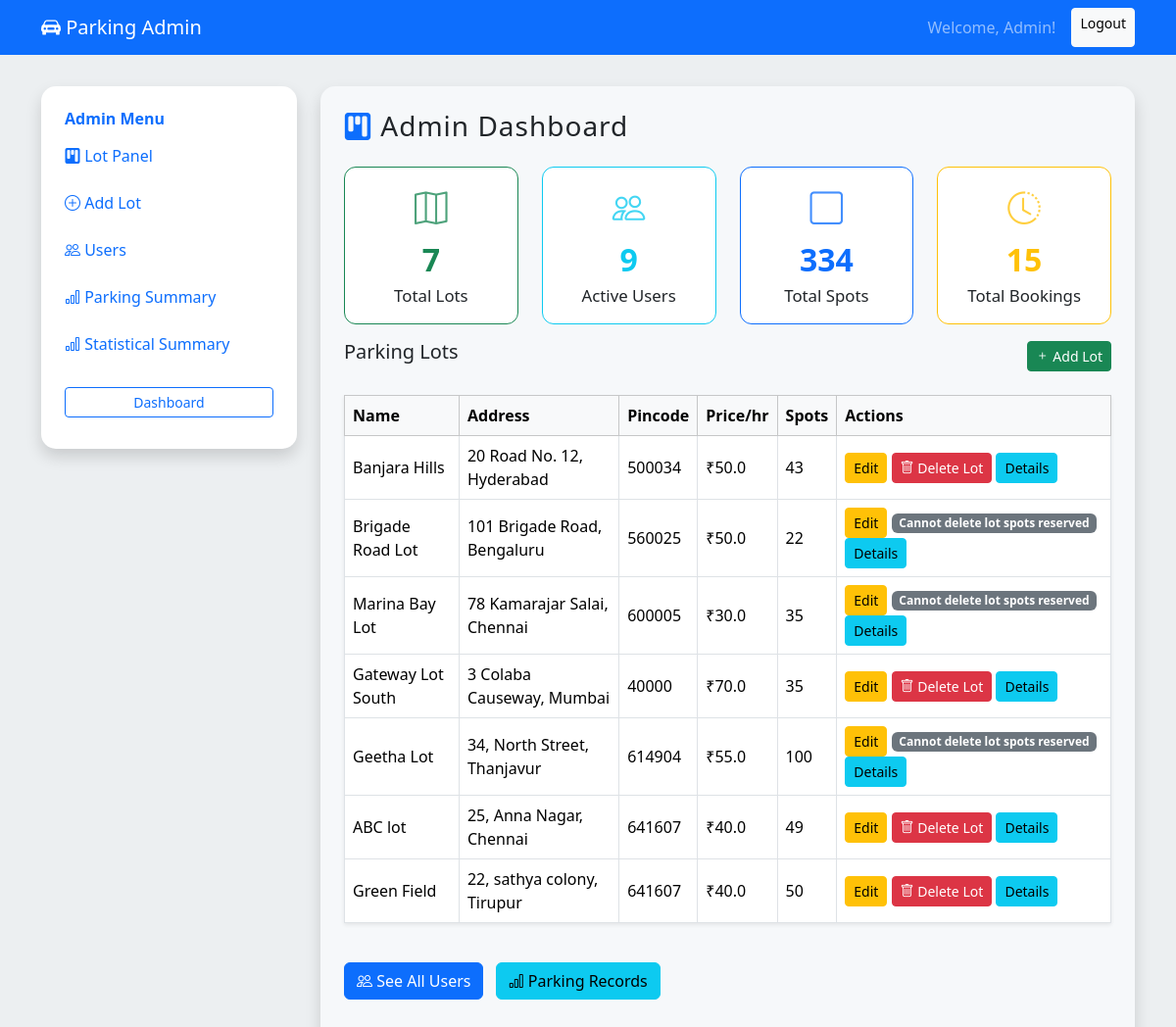
The page /admin (signed in) on the database its author committed.
### models/file1.py (models this page shows, shortened)
class ParkingLot(db.Model):
    __tablename__ = 'parking_lots'
    id = db.Column(db.Integer, primary_key=True)
    prime_location_name = db.Column(db.String(100), nullable=False)
    price = db.Column(db.Float, nullable=False)
    address = db.Column(db.String(200), nullable=False)
    pin_code = db.Column(db.String(10), nullable=False)
    maximum_number_of_spots = db.Column(db.Integer, nullable=False)
    spots = db.relationship('ParkingSpot', back_populates='lot', cascade="all, delete-orphan")

### controllers/admin.py (the view)
@admin_bp.route('/admin')
@login_required
def dashboard():
    if current_user.role != 'admin':
        return "Not Authorized", 403
    lots = ParkingLot.query.all()
    users = User.query.filter(User.role != 'admin').all()
    total_lots = len(lots)
    total_users = len(users)        # <-- FIXED HERE
    total_spots = ParkingSpot.query.count()
    total_reservations = Reservation.query.count()
    total_revenue = db.session.query(db.func.sum(Reservation.parking_cost)).scalar() or 0
    total_revenue = f"₹{total_revenue:.2f}"
    return render_template(
        'admin_dashboard.html',
        lots=lots, users=users,
        total_lots=total_lots,
        total_users=total_users,
        total_spots=total_spots,
        total_reservations=total_reservations,
        total_revenue=total_revenue
    )

### app.py (called while the page is built)
@login_manager.user_loader
def load_user(user_id):
    return User.query.get(int(user_id))

### templates/admin_dashboard.html (shortened to what this page needs)
<!doctype html>
<html lang="en">
<head>
  <link href="https://cdn.jsdelivr.net/npm/bootstrap@5.3.3/dist/css/bootstrap.min.css" rel="stylesheet">
  <link href="https://cdn.jsdelivr.net/npm/bootstrap-icons@1.11.3/font/bootstrap-icons.min.css" rel="stylesheet">
</head>
<body>
  <nav class="navbar navbar-expand-lg navbar-dark bg-primary mb-3">
    <div class="container">
      <a class="navbar-brand" href="#"><i class="bi bi-car-front-fill"></i> Parking Admin</a>
      <div class="d-flex">
        <span class="navbar-text me-3"> Welcome, Admin! </span>
        <a href="{{ url_for('auth.logout') }}" class="btn btn-light btn-sm">Logout</a>
      </div>
    </div>
  </nav>
  <div class="container py-3">
    <div class="row g-4">
      <div class="col-md-3">
        <div class="p-4 side shadow">
          <h6 class="fw-bold text-primary">Admin Menu</h6>
          <ul class="nav flex-column mb-3">
            <li class="nav-item mb-2"><a class="nav-link px-0" href="{{ url_for('admin.lots_panel') }}"><i class="bi bi-kanban-fill"></i> Lot Panel</a></li>
            <li class="nav-item mb-2"><a class="nav-link px-0" href="{{ url_for('admin.lot_add') }}"><i class="bi bi-plus-circle"></i> Add Lot</a></li>
            <li class="nav-item mb-2"><a class="nav-link px-0" href="{{ url_for('admin.users_list') }}"><i class="bi bi-people"></i> Users</a></li>
            <li class="nav-item mb-2"><a class="nav-link px-0" href="{{ url_for('admin.parking_records') }}"><i class="bi bi-bar-chart"></i> Parking Summary</a></li>
            <li class="nav-item mb-2"><a class="nav-link px-0" href="{{ url_for('admin.summary') }}"><i class="bi bi-bar-chart"></i> Statistical Summary</a></li>
          </ul>
          <a href="{{ url_for('admin.dashboard') }}" class="btn btn-outline-primary btn-sm w-100 mb-2">Dashboard</a>
        </div>
      </div>
      <div class="col-md-9">
        <div class="p-4 main shadow">
          <h3 class="dash-title mb-4"><i class="bi bi-kanban-fill text-primary"></i> Admin Dashboard</h3>
          <div class="row mb-4">
            <div class="col-md-3 col-6 mb-3">
              <div class="stat-card card border-success bg-white text-center">
                <div class="card-body">
                  <div class="icon-card text-success mb-1"><i class="bi bi-map"></i></div>
                  <div class="stat-num text-success">{{ total_lots }}</div>
                  <div class="stat-label">Total Lots</div>
                </div>
              </div>
            </div>
            <div class="col-md-3 col-6 mb-3">
              <div class="stat-card card border-info bg-white text-center">
                <div class="card-body">
                  <div class="icon-card text-info mb-1"><i class="bi bi-people"></i></div>
                  <div class="stat-num text-info">{{ total_users }}</div>
                  <div class="stat-label">Active Users</div>
                </div>
              </div>
            </div>
            <div class="col-md-3 col-6 mb-3">
              <div class="stat-card card border-primary bg-white text-center">
                <div class="card-body">
                  <div class="icon-card text-primary mb-1"><i class="bi bi-square"></i></div>
                  <div class="stat-num text-primary">{{ total_spots }}</div>
                  <div class="stat-label">Total Spots</div>
                </div>
              </div>
            </div>
            <div class="col-md-3 col-6 mb-3">
              <div class="stat-card card border-warning bg-white text-center">
                <div class="card-body">
                  <div class="icon-card text-warning mb-1"><i class="bi bi-clock-history"></i></div>
                  <div class="stat-num text-warning">{{ total_reservations }}</div>
                  <div class="stat-label">Total Bookings</div>
                </div>
              </div>
            </div>
          <div class="mb-4 d-flex justify-content-between align-items-center">
            <h5>Parking Lots</h5>
            <a href="{{ url_for('admin.lot_add') }}" class="btn btn-success btn-sm"><i class="bi bi-plus"></i> Add Lot</a>
          </div>
          <div class="table-responsive">
            <table class="table table-bordered table-hover align-middle bg-white shadow-sm">
              <thead class="table-light">
                <tr>
                  <th>Name</th>
                  <th>Address</th>
                  <th>Pincode</th>
                  <th>Price/hr</th>
                  <th>Spots</th>
                  <th>Actions</th>
                </tr>
              </thead>
              <tbody>
                {% for lot in lots %}
                <tr>
                  <td>{{ lot.prime_location_name }}</td>
                  <td>{{ lot.address }}</td>
                  <td>{{ lot.pin_code }}</td>
                  <td>₹{{ lot.price }}</td>
                  <td>{{ lot.spots|length }}</td>
                  <td>
                    <a href="{{ url_for('admin.lot_edit', lot_id=lot.id) }}" class="btn btn-sm btn-warning">Edit</a>
                    {% set all_available = (lot.spots | selectattr('status', 'equalto', 'A') | list | length) == (lot.spots|length) %}
                    {% if all_available %}
                      <form method="post" action="{{ url_for('admin.lot_delete', lot_id=lot.id) }}" style="display:inline;">
                        <button class="btn btn-danger btn-sm" type="submit"><i class="bi bi-trash"></i> Delete Lot</button>
                      </form>
                    {% else %}
                      <span class="badge bg-secondary">Cannot delete lot spots reserved</span>
                    {% endif %}
                    <a href="{{ url_for('admin.lot_detail', lot_id=lot.id) }}" class="btn btn-sm btn-info">Details</a>
                  </td>
                </tr>
                {% else %}
                <tr><td colspan="6" class="text-center text-muted">No parking lots found.</td></tr>
                {% endfor %}
              </tbody>
            </table>
          </div>
          <div class="mt-4">
            <a href="{{ url_for('admin.users_list') }}" class="btn btn-primary"><i class="bi bi-people"></i> See All Users</a>
            <a href="{{ url_for('admin.parking_records') }}" class="btn btn-info ms-2"><i class="bi bi-bar-chart"></i> Parking Records</a>
          </div>
        </div>
      </div>
    </div>
  </div>
</body>
</html>

### templates/admin_dashboard.html (style rules this page uses)
body { background: #eceff1; }
.side { border-radius:15px; background: #fff; }
.main { border-radius:15px; background: #f6f8fa; }
.dash-title { letter-spacing:1px; }
.stat-card { border-radius: 12px; min-height: 120px; }
.stat-num { font-size: 2rem; font-weight: 600; }
.stat-label { font-size: 1.05rem; }
.icon-card { font-size: 2.1rem; opacity:0.77 }

### rows shown on the page
ParkingLot: prime_location_name "Banjara Hills", address "20 Road No. 12, Hyderabad", pin_code "500034", price "50.0", spots|length "43"
ParkingLot: prime_location_name "Brigade Road Lot", address "101 Brigade Road, Bengaluru", pin_code "560025", price "50.0", spots|length "22", shows "Cannot delete lot spots reserved"
ParkingLot: prime_location_name "Marina Bay Lot", address "78 Kamarajar Salai, Chennai", pin_code "600005", price "30.0", spots|length "35", shows "Cannot delete lot spots reserved"
ParkingLot: prime_location_name "Gateway Lot South", address "3 Colaba Causeway, Mumbai", pin_code "40000", price "70.0", spots|length "35"
ParkingLot: prime_location_name "Geetha Lot", address "34, North Street, Thanjavur", pin_code "614904", price "55.0", spots|length "100", shows "Cannot delete lot spots reserved"
ParkingLot: prime_location_name "ABC lot", address "25, Anna Nagar, Chennai", pin_code "641607", price "40.0", spots|length "49"
ParkingLot: prime_location_name "Green Field", address "22, sathya colony, Tirupur", pin_code "641607", price "40.0", spots|length "50"

### other values the page prints
{{ total_lots }} "7"
{{ total_users }} "9"
{{ total_spots }} "334"
{{ total_reservations }} "15"
